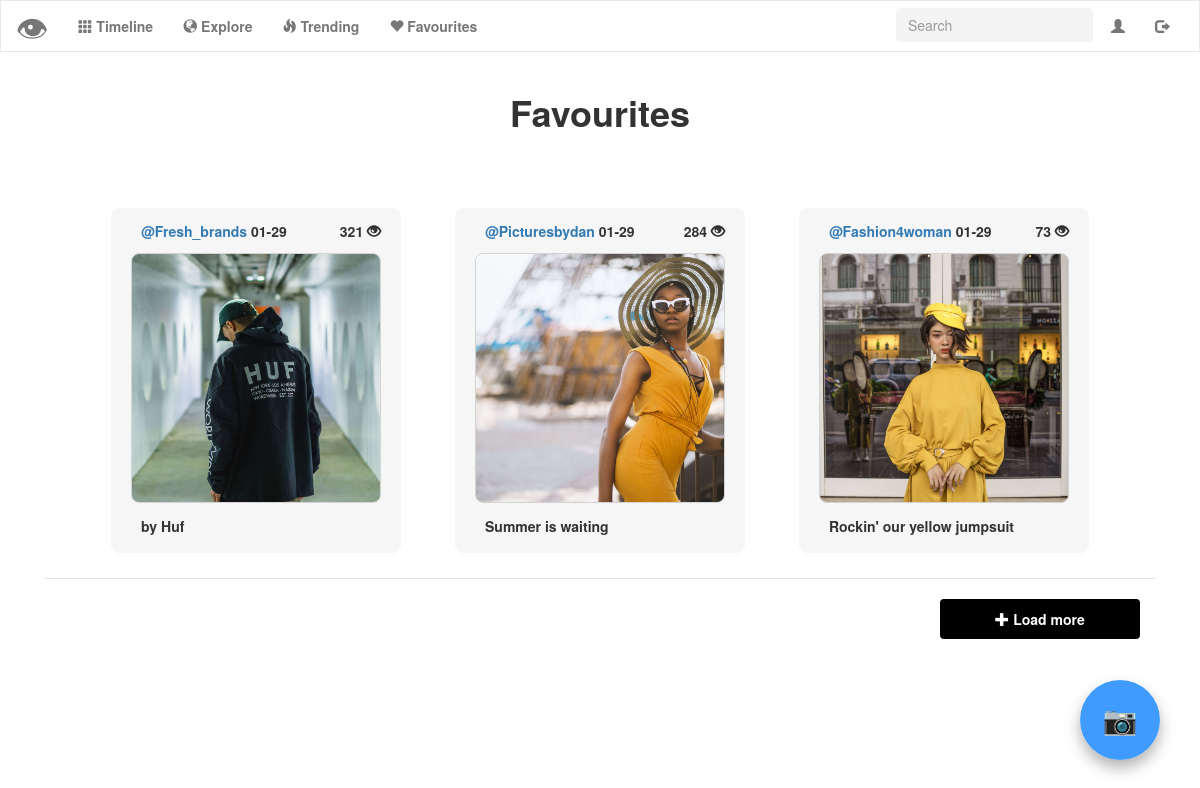
/favourites (signed in), run on the app's committed database.
### tables this page shows
CREATE TABLE 'uploads' ('id' integer PRIMARY KEY AUTOINCREMENT NOT NULL, 'user_id' integer NOT NULL, 'upload' text NOT NULL, 'description' text NOT NULL, 'timestamp' double precision NOT NULL DEFAULT CURRENT_TIMESTAMP, 'username'  text NOT NULL  , 'score' INTEGER NOT NULL DEFAULT 0);

### application.py (the view)
@app.route("/favourites")
@login_required
def favourites():
    favourites = []
    post_id = get_favourites(session["user_id"])
    show = True
    if len(post_id) == 0:
        flash("You have no favourite posts!")
        return render_template("favourites.html")
    for p in post_id:
        favourites.append(get_info(p["photo_id"]))
    favourites.reverse()
    if len(favourites) <= counter_favourites:
        show = False
    favourites = favourites[:counter_favourites]
    return render_template("favourites.html", favourites=favourites, user_id=session["user_id"], show=show)

### helpers.py (called while the page is built)
def login_required(f):
    @wraps(f)
    def decorated_function(*args, **kwargs):
        if session.get("user_id") is None:
            return redirect("/login")
        return f(*args, **kwargs)
    return decorated_function

def change_timestamp(post_list):
    for post in post_list:
        date = post["timestamp"]
        date = date[5:11]
        post["timestamp"] = date
    return post_list

def get_favourites(user_id):
    photo_id = db.execute("SELECT photo_id FROM favourites WHERE user_id = :user_id", user_id=user_id)
    return photo_id

def get_info(post_id):
    post_info = db.execute("SELECT * FROM uploads WHERE id=:post_id",
                           post_id=post_id)
    post_info = change_timestamp(post_info)[0]
    return post_info

### templates/favourites.html (shortened to what this page needs)
{% extends "layout.html" %}
{% block main %}
<div class="container-title" id="timeline-title">
	<h1>
		<b>Favourites</b>
	</h1>
</div>
<div class="col-lg-12 col-md-12 col-sm-12 col-xs-12">
   {% for post in favourites %}
	<button name="modal" class="photo_modal trending_modal modal-label" id="account-photo-modal" data-toggle="modal" data-target="#photomodal{{ post.id }}">
		<label for="modal">
			<div class="account-photo-description">
				<a href="{{ url_for('profile', username= post.username) }}">
				<label id="username">{{ post.username }} </label>
				</a>
				<label id="timestamp">{{ post.timestamp }} </label>
				<label id="score-profile">{{ post.score }}
					<span class="glyphicon glyphicon-eye-open"></span>
				</label>
			</div>
			<img src="/upload/{{ post.upload }}" class="img-responsive trending-image">
			<div class="account-photo-bottom-description">
				<label id="discription">{{ post.description }} </label>
			</div>
		</label>
	</button>
	{% endfor %}
    {% if show is sameas true %}
    <div class="modal-footer">
    	<button id="load_more" onclick="load_more('favourites')" class="btn btn-dark">
    		<span class="glyphicon glyphicon-plus"></span>
    		<b> Load more</b>
    	</button>
    </div>
    {% endif %}
</div>
{% endblock %}

### static/styles.css (style rules this page uses)
html,body { overflow-x: hidden; width: 100%; }
main img { max-width: 100%; }
.btn { width:200px !important; background-color:black; color:white; height:40px; margin-top: 5px; }
.img-responsive { border: 0.5px solid lightgray; object-fit: cover; width:250px !important; height:250px !important; border-radius: 8px; }
.photo_modal { background-color: white; border: 0px; }
.modal-label { transition: all 0.3s ease 0s; cursor: pointer; outline: none; }
@media only screen and (min-width: 800px) { .trending-image { width: 200px; height: 200px; } }
#timeline-title { margin-bottom: 50px !important; }
#score-profile { padding-right: 0px !important; float:right; }
#account-photo-modal { background-color: rgba(246,246,246,1); padding: 20px; border-radius: 8px; margin-bottom: 25px; }
.account-photo-description { text-align: left; margin-left: 10px; position: relative; top: 30%; transform: translateY(-30%); -webkit-transform: translateY(-30%); }
.account-photo-bottom-description { text-align: left; margin-left: 10px; position: relative; top: 50%; transform: translateY(50%); -webkit-transform: translateY(50%); }
.trending_modal { margin: 25px; }

### data on the page
uploads: username "@Fresh_brands", timestamp "01-29", score "321", upload (picture), description "by Huf"
uploads: username "@Picturesbydan", timestamp "01-29", score "284", upload (picture), description "Summer is waiting"
uploads: username "@Fashion4woman", timestamp "01-29", score "73", upload (picture), description "Rockin' our yellow jumpsuit"
